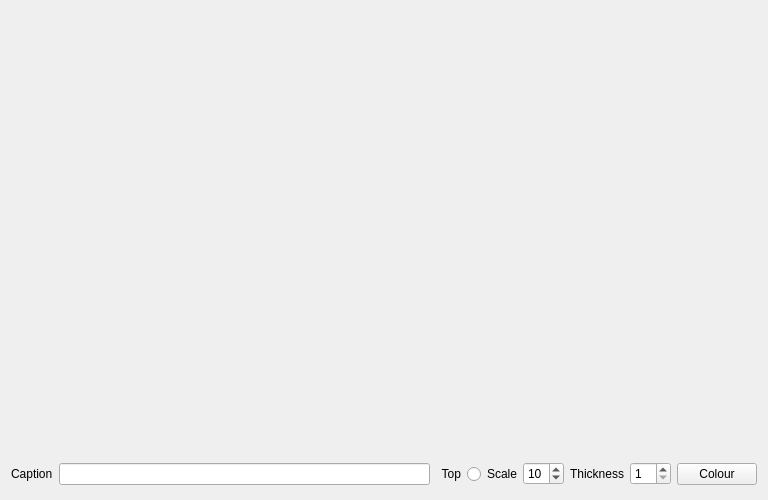
<?xml version="1.0" encoding="UTF-8"?>
<ui version="4.0">
 <class>Form</class>
 <widget class="QWidget" name="Form">
  <property name="geometry">
   <rect>
    <x>0</x>
    <y>0</y>
    <width>768</width>
    <height>500</height>
   </rect>
  </property>
  <property name="windowTitle">
   <string>Form</string>
  </property>
  <layout class="QGridLayout" name="gridLayout">
   <item row="1" column="1">
    <widget class="QLineEdit" name="caption"/>
   </item>
   <item row="1" column="4">
    <widget class="QSpinBox" name="fontsize">
     <property name="minimum">
      <number>2</number>
     </property>
     <property name="maximum">
      <number>50</number>
     </property>
     <property name="value">
      <number>10</number>
     </property>
    </widget>
   </item>
   <item row="1" column="0">
    <widget class="QLabel" name="label">
     <property name="text">
      <string>Caption</string>
     </property>
    </widget>
   </item>
   <item row="0" column="0" colspan="5">
    <widget class="Canvas" name="canvas" native="true">
     <property name="sizePolicy">
      <sizepolicy hsizetype="Preferred" vsizetype="Preferred">
       <horstretch>0</horstretch>
       <verstretch>0</verstretch>
      </sizepolicy>
     </property>
    </widget>
   </item>
   <item row="1" column="5">
    <widget class="QLabel" name="label_3">
     <property name="text">
      <string>Thickness</string>
     </property>
    </widget>
   </item>
   <item row="1" column="3">
    <widget class="QLabel" name="label_2">
     <property name="text">
      <string>Scale</string>
     </property>
    </widget>
   </item>
   <item row="1" column="6">
    <widget class="QSpinBox" name="fontline">
     <property name="minimum">
      <number>1</number>
     </property>
     <property name="maximum">
      <number>20</number>
     </property>
    </widget>
   </item>
   <item row="1" column="7">
    <widget class="QPushButton" name="colourButton">
     <property name="text">
      <string>Colour</string>
     </property>
    </widget>
   </item>
   <item row="1" column="2">
    <widget class="QRadioButton" name="captionTop">
     <property name="minimumSize">
      <size>
       <width>0</width>
       <height>30</height>
      </size>
     </property>
     <property name="layoutDirection">
      <enum>Qt::RightToLeft</enum>
     </property>
     <property name="text">
      <string>Top</string>
     </property>
    </widget>
   </item>
  </layout>
 </widget>
 <customwidgets>
  <customwidget>
   <class>Canvas</class>
   <extends>QWidget</extends>
   <header>pcot.ui.canvas</header>
   <container>1</container>
  </customwidget>
 </customwidgets>
 <resources/>
 <connections/>
</ui>
